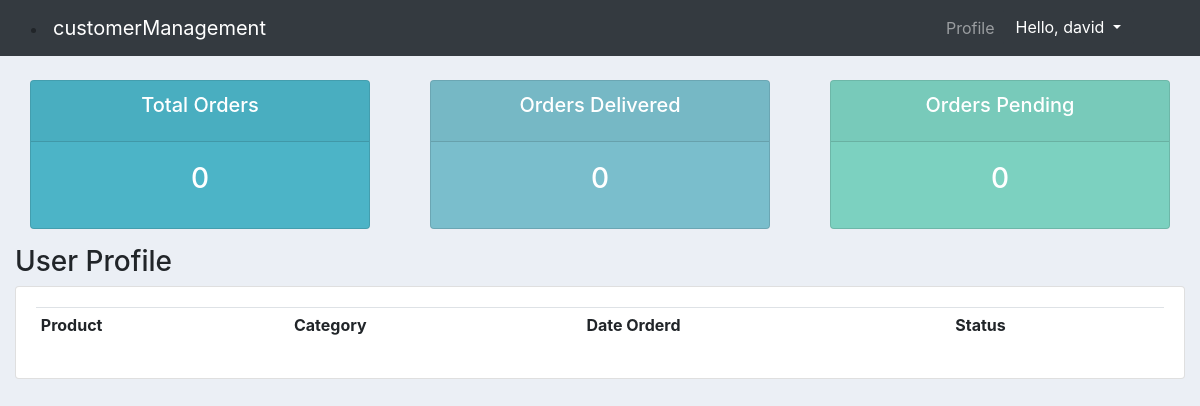
The app's page /user/ (signed in), older data.
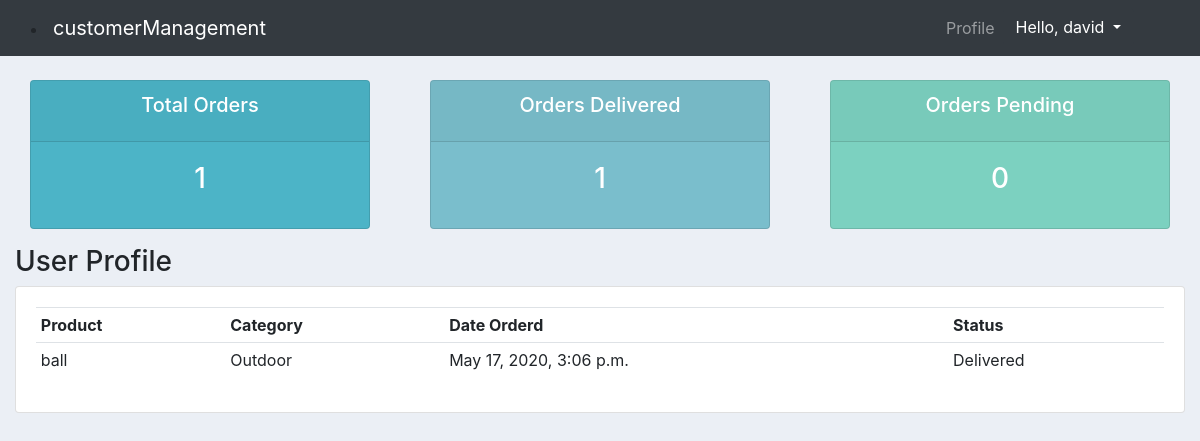
The same page, newer data.
### accounts/models.py (models this page shows)
class Order(models.Model):
    STATUS = (
        ('Pending','Pending'),
        ('Out for delivery','Out for delivery'),
        ('Delivered','Delivered'),
    )
    customer = models.ForeignKey(Customer, null=True, on_delete=models.SET_NULL)
    product = models.ForeignKey(Product, null=True, on_delete=models.SET_NULL)
    date_created = models.DateTimeField(auto_now_add=True, null=True)
    status = models.CharField(max_length=200, null=True, choices=STATUS)

class Product(models.Model):
    CATEGORY = (
        ('Indoor','Indoor'),
        ('Outdoor','Outdoor'),
    )
    name = models.CharField(max_length=200, null=True)
    price = models.FloatField(null=True)
    category = models.CharField(max_length=200, null=True, choices=CATEGORY)
    desciption = models.CharField(max_length=200, null=True, blank=True)
    date_created = models.DateTimeField(auto_now_add=True, null=True)
    tag = models.ManyToManyField(Tag)
    def __str__(self):
        return self.name

### accounts/decorators.py (the view)
        def wrapper_func(request, *args, **kwargs):
            group = None
            if request.user.groups.exists():
                group = request.user.groups.all()[0].name
            if group in allowed_roles:
                return view_func(request, *args, **kwargs)
            else:
                return HttpResponse('You are not authorized to view this page')

### accounts/views.py (called while the page is built)
@login_required(login_url="loginuser")
@allowed_users(allowed_roles=['customer'])
def userProfile(request):
    orders = request.user.customer.order_set.all()
    print('orders:',orders)
    total_orders = orders.count()
    delivered = orders.filter(status = 'Delivered').count()
    pending = orders.filter(status = 'Pending').count()
    context = {
        'orders':orders,
        'delivered':delivered,
        'pending':pending,
        'total_orders':total_orders
    }
    return render(request,'accounts/user.html', context)

### accounts/templates/accounts/user.html
{%  extends 'accounts/main.html' %}
{% load static %}
{% block content %}
{% include 'accounts/status.html'%}
<h3> User Profile </h3>
<div class="row">
	<div class="col-md">
		<div class="card card-body">
			<table class="table table-sm">
				<tr>
					<th>Product</th>
					<th>Category</th>
					<th>Date Orderd</th>
					<th>Status</th>
				</tr>
				{% for order in orders %}
					<tr>
						<td>{{order.product}}</td>
						<td>{{order.product.category}}</td>
						<td>{{order.date_created}}</td>
						<td>{{order.status}}</td>
					</tr>
				{% endfor %}
			</table>
		</div>
	</div>
</div>
{% endblock content %}

Row changes from the older to the newer data that the page shows:
added Order: product "ball", product.category "Outdoor", date_created "May 17, 2020, 3:06 p.m.", status "Delivered"
Text that changed along with them:
{{ total_orders }}: "0" → "1"
{{ delivered }}: "0" → "1"
